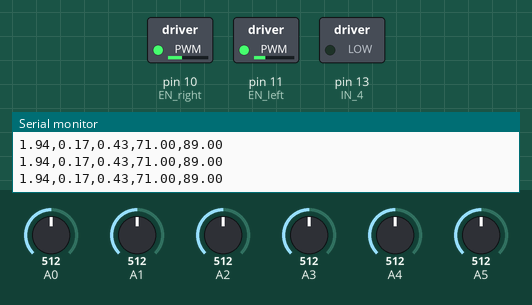
Recording of a sketch running on a simulated Arduino Uno, built with avr-gcc and run on an emulated ATmega328P. Parts: switched loads named in the sketch (green lamp = pin HIGH), the last lines printed to the serial monitor. The inputs (shaded band) are chosen by the test bench; at power-on: A0 = 512, A1 = 512, A4 = 512, A2 = 512, A5 = 512, A3 = 512.

Above: at 12.7 s.
12.8 s: A0 set to 123
At 13.5 s:
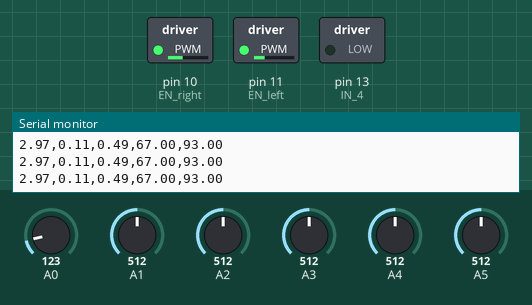
14.3 s: A0 set to 106
At 15.5 s:
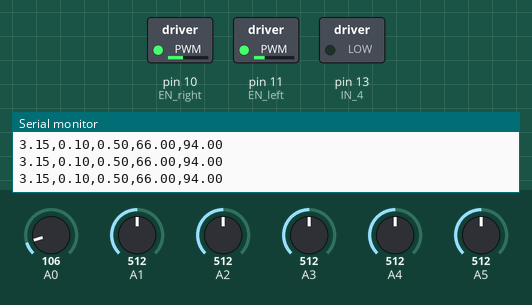
17.3 s: A1 set to 50
At 19.6 s:
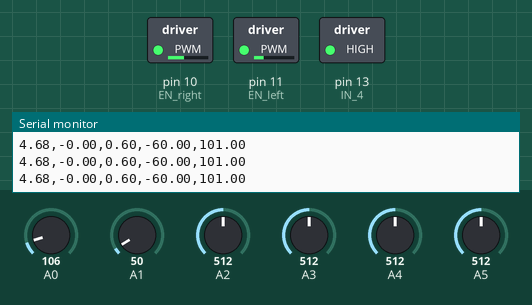
20.2 s: A4 set to 95
At 21.6 s:
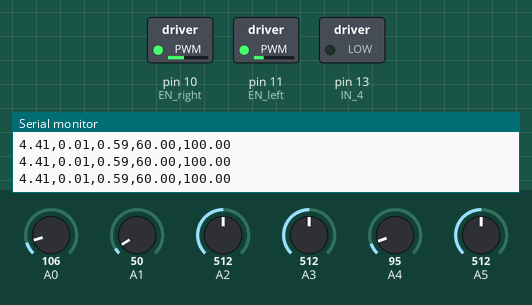
23.2 s: A2 set to 493
At 24.4 s:
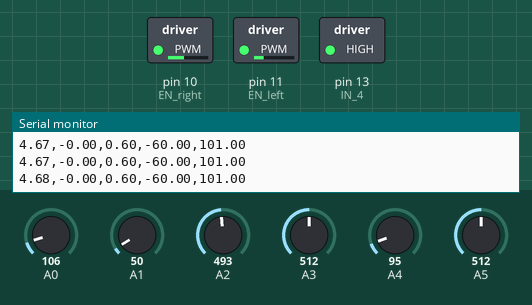
26.2 s: A5 set to 390
At 26.6 s:
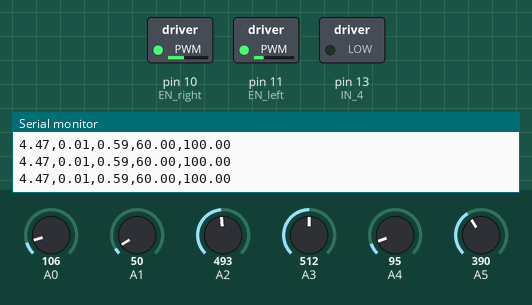
Timing chart, 0 to 33.0 s (numbered marks = the images above; inputs shaded):
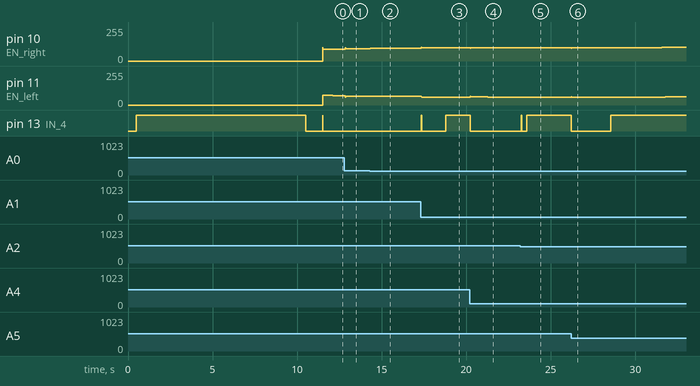

The sketch:

pid_control.ino
```cpp
// Pin Assignment-------

// iR array ----- Arduino
// ----------------------
// Vcc      ----- 5V
// GND      ----- GND
// D1       ----- A0
// D2       ----- A1
// D3       ----- A3
// D4       ----- A4
// D6       ----- A5

// Motor Driver - Arduino
// -----------------------
// ENB      ----- 11
// IN3      ----- 12
// IN4      ----- 13

// ENA      ----- 10
// IN1      ----- 8
// IN2      ----- 9
//------------------------

// #include <SoftwareSerial.h>
#include <QTRSensors.h>
#include <PID_v1.h>

//MOTOR Right
const int IN_3=12;
const int IN_4=13;
const int EN_left=11; //speed control
const int offset_left = 0;

//MOTOR Left
const int IN_1=8;
const int IN_2=9;
const int EN_right=10; //speed control
const int offset_right = 0;


float left_track_val = 0;
float right_track_val = 0;
const int left_track_val_max=105,left_track_val_min=60;
const int right_track_val_max=105,right_track_val_min=60;
const float wheelbase = 0.13; //m
float max_linear_velo_x = 1.0 ,max_angular_velo_z = 5.5; // linear_velo : 1 m/s and angular_velo : 2 rad/s

double Setpoint, PID_Input, PID_Output;
//Specify the links and initial tuning parameters
// better performing values :
// kp , ki , kd
// 1.85015,0.1,0.0
double Kp=1.35015, Ki=0.1, Kd=0.02;
PID PID_controller(&PID_Input, &PID_Output, &Setpoint,Kp, Ki, Kd,P_ON_E, DIRECT); //P_ON_M specifies that Proportional on Measurement be used --  make the output move more smoothly when the setpoint is changed.
                                                            //P_ON_E (Proportional on Error) is the default behavior
// Worked like am on-off control
// PID PID_controller(&PID_Input, &PID_Output, &Setpoint,3.15,0,0.0,P_ON_E, DIRECT); //P_ON_M specifies that Proportional on Measurement be used --  make the output move more smoothly when the setpoint is changed.
//                                                             //P_ON_E (Proportional on Error) is the default behavior


QTRSensors qtr;

const uint8_t SensorCount = 6;
uint16_t sensorValues[SensorCount];

void setup() {
  Serial.begin(9600); // Initialize the hardware serial port for debugging

  // configure the sensors
  qtr.setTypeAnalog();
  qtr.setSensorPins((const uint8_t[]){A0, A1, A2, A3, A4, A5}, SensorCount);
  //qtr.setEmitterPin(2);

  delay(500);
  pinMode(LED_BUILTIN, OUTPUT);
  digitalWrite(LED_BUILTIN, HIGH); // turn on Arduino's LED to indicate we are in calibration mode

  // analogRead() takes about 0.1 ms on an AVR.
  // 0.1 ms per sensor * 4 samples per sensor read (default) * 6 sensors
  // * 10 reads per calibrate() call = ~24 ms per calibrate() call.
  // Call calibrate() 400 times to make calibration take about 10 seconds.
  //  Call calibrate once to allocate the calibration arrays

  for (uint16_t i = 0; i < 400; i++)
  {
    qtr.calibrate();
  }
  digitalWrite(LED_BUILTIN, LOW); // turn off Arduino's LED to indicate we are through with calibration

  // print the calibration minimum values measured when emitters were on
  Serial.begin(9600);
  for (uint8_t i = 0; i < SensorCount; i++)
  {
    Serial.print(qtr.calibrationOn.minimum[i]);
    Serial.print(' ');
  }
  Serial.println();

  // print the calibration maximum values measured when emitters were on
  for (uint8_t i = 0; i < SensorCount; i++)
  {
    Serial.print(qtr.calibrationOn.maximum[i]);
    Serial.print(' ');
  }
  Serial.println();
  Serial.println();
  delay(1000);


  Setpoint = 1800;  // QTR_sensor mid value

  //turn the PID on
  PID_controller.SetSampleTime(9.5);
  PID_controller.SetOutputLimits(-2500, 2500);// -100---cw turn  and 100--ccw
                                            // rad/s of rotational velocity
  PID_controller.SetMode(AUTOMATIC);
}

float i = 0.0;
void loop() {
  //Line Follow///////////////////////////////////////////////////////
  uint16_t position = qtr.readLineBlack(sensorValues);
  // uint16_t position = qtr.readLineWhite(sensorValues);
  PID_Input = double(position);
  PID_controller.Compute();
  // Serial.print(PID_Input);
  // Serial.print(",");
  // Serial.print(PID_Output);
  float mapped_output = piece_wise_functional_map(PID_Output,0.0,2500,0,max_angular_velo_z);
  // Serial.print(",");
  // Serial.println(mapped_output);
  drive(-1.0*mapped_output,0.3);
  //////////////////////////////////////////////////////////////////
  //
  // drive(2*cos(2*3.415*i),0.1);
  // i = i + 0.01;
  delay(10);
}

void drive(float angular_velo_z,float linear_velo_x)
{
  // -ve -- CW (right turn)
  // +ve -- CCW (left turn)
  float speed_req_left = linear_velo_x - angular_velo_z*(wheelbase/2);    //Calculate the required speed for the right motor to comply with commanded linear and angular speeds
  float speed_req_right = linear_velo_x + angular_velo_z*(wheelbase/2);     //Calculate the required speed for the left motor to comply with commanded linear and angular speeds

  float max_wheel_velo = linear_velo_x + max_angular_velo_z*(wheelbase/2);
  // Serial.println(max_wheel_velo);
  // Serial.print(",");
  left_track_val = int(piece_wise_functional_map(speed_req_left,0.0,max_wheel_velo,left_track_val_min,left_track_val_max));
  right_track_val = int(piece_wise_functional_map(speed_req_right,0.0,max_wheel_velo,right_track_val_min,right_track_val_max));

  Serial.print(angular_velo_z);
  Serial.print(",");
  Serial.print(speed_req_left);
  Serial.print(",");
  Serial.print(speed_req_right);
  Serial.print(",");
  Serial.print(left_track_val);
  Serial.print(",");
  Serial.println(right_track_val);


  //if left_track_val == (-ve) ,then the left motor will revers its spinning
  //so left motor reverse   IN_3 --> LOW
  //                        IN_4 --> HIGH
  digitalWrite(IN_3,((left_track_val<0)?LOW:HIGH));
  digitalWrite(IN_4,((left_track_val<0)?HIGH:LOW));
  analogWrite(EN_left,abs(left_track_val));


  //if right_track_val == (-ve) ,then the right motor will revers its spinning
  //so lright motor reverse   IN_2 --> LOW
  //                          IN_1 --> HIGH
  digitalWrite(IN_2,((right_track_val<0)?LOW:HIGH));
  digitalWrite(IN_1,((right_track_val<0)?HIGH:LOW));
  analogWrite(EN_right,abs(right_track_val));
}


float piece_wise_functional_map(float in_val,float abs_x_min,float abs_x_max,int abs_y_min,int abs_y_max)
{
  float slope = (abs_y_max-abs_y_min)/(abs_x_max-abs_x_min)*1.0;
  float tmp_map = slope*1.0*(abs(in_val)-abs_x_min) + abs_y_min;

  // Built-in map() will not work
  // float tmp_map = map(abs(in_val),abs_x_min,abs_x_max,abs_y_min,abs_y_max);

  return ((in_val<0.0)?(-1.0*tmp_map):(1.0*tmp_map));
}
```

Measured:
- the behaviour switches between 494 and 493 on A2 (found by bisection; images 4 and 5)
- after the input at 12.8 s, pin 10 (EN_right): 89/255 → 93/255 at once; pin 11 (EN_left): 71/255 → 67/255 at once
- after the input at 14.3 s, pin 11 (EN_left): 67/255 → 66/255 after 0.03 s instead of 0.29 s
- after the input at 17.3 s, pin 10 (EN_right): 95/255 → 100/255 at once, → 101/255 1.3 s later; pin 11 (EN_left): 65/255 → 60/255 at once; pin 13 (IN_4): LOW → HIGH at once, → LOW 0.03 s later, → HIGH 1.4 s later
- after the input at 20.2 s, pin 10 (EN_right): 101/255 → 99/255 at once, → 100/255 0.87 s later; pin 11 (EN_left): 60/255 → 61/255 at once, → 60/255 1.1 s later; pin 13 (IN_4): HIGH → LOW at once
- after the input at 23.2 s, pin 10 (EN_right): 100/255 → 101/255 after 0.05 s instead of 0.65 s; pin 13 (IN_4): LOW → HIGH after 0.05 s instead of 0.83 s
- after the input at 26.2 s, pin 10 (EN_right): 101/255 → 100/255 at once, → 101/255 2.1 s later, → 102/255 3.2 s later; pin 11 (EN_left): 60/255 → 61/255 after 5.6 s; pin 13 (IN_4): HIGH → LOW at once, → HIGH 2.3 s later
